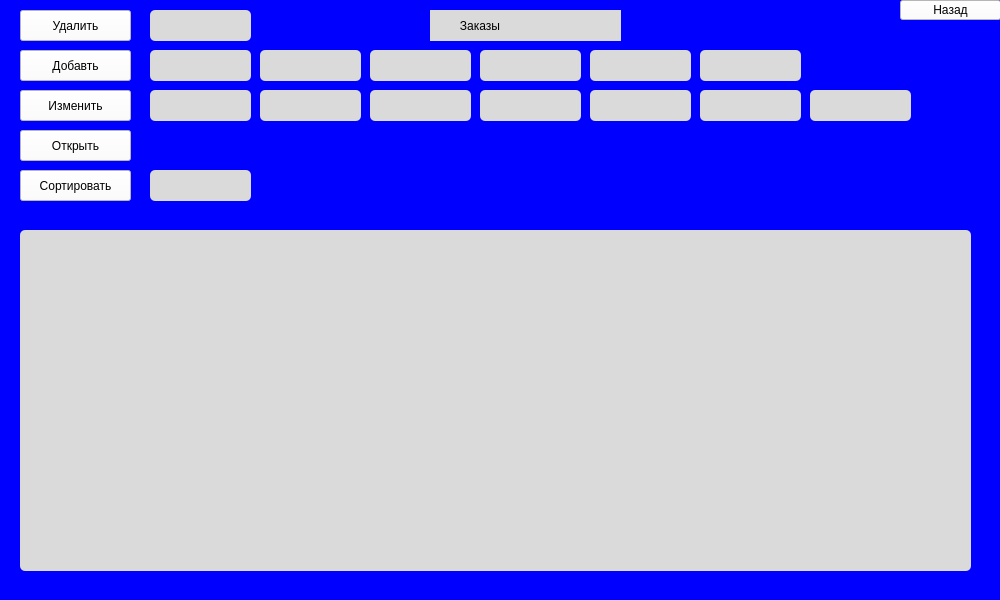
<?xml version="1.0" encoding="UTF-8"?>
<ui version="4.0">
 <class>MainWindow</class>
 <widget class="QMainWindow" name="MainWindow">
  <property name="geometry">
   <rect>
    <x>0</x>
    <y>0</y>
    <width>1000</width>
    <height>600</height>
   </rect>
  </property>
  <property name="minimumSize">
   <size>
    <width>1000</width>
    <height>600</height>
   </size>
  </property>
  <property name="maximumSize">
   <size>
    <width>1000</width>
    <height>600</height>
   </size>
  </property>
  <property name="sizeIncrement">
   <size>
    <width>1000</width>
    <height>800</height>
   </size>
  </property>
  <property name="baseSize">
   <size>
    <width>1000</width>
    <height>600</height>
   </size>
  </property>
  <property name="windowTitle">
   <string>drivers</string>
  </property>
  <property name="styleSheet">
   <string notr="true">background-color: rgb(0, 0, 255);
font: 75 12pt &quot;Fixedsys&quot;;
</string>
  </property>
  <widget class="QWidget" name="centralwidget">
   <widget class="QTableWidget" name="tableWidget">
    <property name="geometry">
     <rect>
      <x>20</x>
      <y>230</y>
      <width>951</width>
      <height>341</height>
     </rect>
    </property>
    <property name="styleSheet">
     <string notr="true">background-color: rgb(218, 218, 218);
border-radius: 5px;</string>
    </property>
    <property name="dragEnabled">
     <bool>true</bool>
    </property>
   </widget>
   <widget class="QPushButton" name="Dell">
    <property name="geometry">
     <rect>
      <x>20</x>
      <y>10</y>
      <width>111</width>
      <height>31</height>
     </rect>
    </property>
    <property name="styleSheet">
     <string notr="true">background-color: rgb(255, 255, 255);
</string>
    </property>
    <property name="text">
     <string>Удалить</string>
    </property>
   </widget>
   <widget class="QPushButton" name="Add">
    <property name="geometry">
     <rect>
      <x>20</x>
      <y>50</y>
      <width>111</width>
      <height>31</height>
     </rect>
    </property>
    <property name="styleSheet">
     <string notr="true">background-color: rgb(255, 255, 255);</string>
    </property>
    <property name="text">
     <string>Добавть</string>
    </property>
   </widget>
   <widget class="QPushButton" name="Change">
    <property name="geometry">
     <rect>
      <x>20</x>
      <y>90</y>
      <width>111</width>
      <height>31</height>
     </rect>
    </property>
    <property name="styleSheet">
     <string notr="true">background-color: rgb(255, 255, 255);</string>
    </property>
    <property name="text">
     <string>Изменить</string>
    </property>
   </widget>
   <widget class="QPushButton" name="Open">
    <property name="geometry">
     <rect>
      <x>20</x>
      <y>130</y>
      <width>111</width>
      <height>31</height>
     </rect>
    </property>
    <property name="styleSheet">
     <string notr="true">background-color: rgb(255, 255, 255);</string>
    </property>
    <property name="text">
     <string>Открыть</string>
    </property>
   </widget>
   <widget class="QPushButton" name="Sort">
    <property name="geometry">
     <rect>
      <x>20</x>
      <y>170</y>
      <width>111</width>
      <height>31</height>
     </rect>
    </property>
    <property name="styleSheet">
     <string notr="true">background-color: rgb(255, 255, 255);</string>
    </property>
    <property name="text">
     <string>Сортировать</string>
    </property>
   </widget>
   <widget class="QPushButton" name="Back">
    <property name="geometry">
     <rect>
      <x>900</x>
      <y>0</y>
      <width>101</width>
      <height>20</height>
     </rect>
    </property>
    <property name="styleSheet">
     <string notr="true">background-color: rgb(255, 255, 255);
</string>
    </property>
    <property name="text">
     <string>Назад</string>
    </property>
   </widget>
   <widget class="QLineEdit" name="DellLine">
    <property name="geometry">
     <rect>
      <x>150</x>
      <y>10</y>
      <width>101</width>
      <height>31</height>
     </rect>
    </property>
    <property name="styleSheet">
     <string notr="true">background-color: rgb(218, 218, 218);
border-radius: 5px;</string>
    </property>
   </widget>
   <widget class="QLineEdit" name="AddLine">
    <property name="geometry">
     <rect>
      <x>150</x>
      <y>50</y>
      <width>101</width>
      <height>31</height>
     </rect>
    </property>
    <property name="styleSheet">
     <string notr="true">background-color: rgb(218, 218, 218);
border-radius: 5px;</string>
    </property>
   </widget>
   <widget class="QLineEdit" name="AddLine_1">
    <property name="geometry">
     <rect>
      <x>260</x>
      <y>50</y>
      <width>101</width>
      <height>31</height>
     </rect>
    </property>
    <property name="styleSheet">
     <string notr="true">background-color: rgb(218, 218, 218);
border-radius: 5px;</string>
    </property>
   </widget>
   <widget class="QLineEdit" name="AddLine_2">
    <property name="geometry">
     <rect>
      <x>370</x>
      <y>50</y>
      <width>101</width>
      <height>31</height>
     </rect>
    </property>
    <property name="styleSheet">
     <string notr="true">background-color: rgb(218, 218, 218);
border-radius: 5px;</string>
    </property>
   </widget>
   <widget class="QLineEdit" name="AddLine_3">
    <property name="geometry">
     <rect>
      <x>480</x>
      <y>50</y>
      <width>101</width>
      <height>31</height>
     </rect>
    </property>
    <property name="styleSheet">
     <string notr="true">background-color: rgb(218, 218, 218);
border-radius: 5px;</string>
    </property>
   </widget>
   <widget class="QLineEdit" name="ChangeLine_4">
    <property name="geometry">
     <rect>
      <x>590</x>
      <y>90</y>
      <width>101</width>
      <height>31</height>
     </rect>
    </property>
    <property name="styleSheet">
     <string notr="true">background-color: rgb(218, 218, 218);
border-radius: 5px;</string>
    </property>
   </widget>
   <widget class="QLineEdit" name="ChangeLine_1">
    <property name="geometry">
     <rect>
      <x>260</x>
      <y>90</y>
      <width>101</width>
      <height>31</height>
     </rect>
    </property>
    <property name="styleSheet">
     <string notr="true">background-color: rgb(218, 218, 218);
border-radius: 5px;</string>
    </property>
   </widget>
   <widget class="QLineEdit" name="ChangeLine_2">
    <property name="geometry">
     <rect>
      <x>370</x>
      <y>90</y>
      <width>101</width>
      <height>31</height>
     </rect>
    </property>
    <property name="styleSheet">
     <string notr="true">background-color: rgb(218, 218, 218);
border-radius: 5px;</string>
    </property>
   </widget>
   <widget class="QLineEdit" name="ChangeLine_3">
    <property name="geometry">
     <rect>
      <x>480</x>
      <y>90</y>
      <width>101</width>
      <height>31</height>
     </rect>
    </property>
    <property name="styleSheet">
     <string notr="true">background-color: rgb(218, 218, 218);
border-radius: 5px;</string>
    </property>
   </widget>
   <widget class="QLineEdit" name="ChangeLine">
    <property name="geometry">
     <rect>
      <x>150</x>
      <y>90</y>
      <width>101</width>
      <height>31</height>
     </rect>
    </property>
    <property name="styleSheet">
     <string notr="true">background-color: rgb(218, 218, 218);
border-radius: 5px;</string>
    </property>
   </widget>
   <widget class="QLineEdit" name="lineEdit_13">
    <property name="geometry">
     <rect>
      <x>150</x>
      <y>170</y>
      <width>101</width>
      <height>31</height>
     </rect>
    </property>
    <property name="styleSheet">
     <string notr="true">background-color: rgb(218, 218, 218);
border-radius: 5px;</string>
    </property>
   </widget>
   <widget class="QLineEdit" name="AddLine_4">
    <property name="geometry">
     <rect>
      <x>590</x>
      <y>50</y>
      <width>101</width>
      <height>31</height>
     </rect>
    </property>
    <property name="styleSheet">
     <string notr="true">background-color: rgb(218, 218, 218);
border-radius: 5px;</string>
    </property>
   </widget>
   <widget class="QLineEdit" name="ChangeLine_5">
    <property name="geometry">
     <rect>
      <x>700</x>
      <y>90</y>
      <width>101</width>
      <height>31</height>
     </rect>
    </property>
    <property name="styleSheet">
     <string notr="true">background-color: rgb(218, 218, 218);
border-radius: 5px;</string>
    </property>
   </widget>
   <widget class="QLineEdit" name="AddLine_5">
    <property name="geometry">
     <rect>
      <x>700</x>
      <y>50</y>
      <width>101</width>
      <height>31</height>
     </rect>
    </property>
    <property name="styleSheet">
     <string notr="true">background-color: rgb(218, 218, 218);
border-radius: 5px;</string>
    </property>
   </widget>
   <widget class="QLineEdit" name="ChangeLine_6">
    <property name="geometry">
     <rect>
      <x>810</x>
      <y>90</y>
      <width>101</width>
      <height>31</height>
     </rect>
    </property>
    <property name="styleSheet">
     <string notr="true">background-color: rgb(218, 218, 218);
border-radius: 5px;</string>
    </property>
   </widget>
   <widget class="QLabel" name="label">
    <property name="geometry">
     <rect>
      <x>430</x>
      <y>10</y>
      <width>191</width>
      <height>31</height>
     </rect>
    </property>
    <property name="styleSheet">
     <string notr="true">background-color: rgb(218, 218, 218);</string>
    </property>
    <property name="text">
     <string>         Заказы</string>
    </property>
   </widget>
  </widget>
 </widget>
 <resources/>
 <connections/>
</ui>
